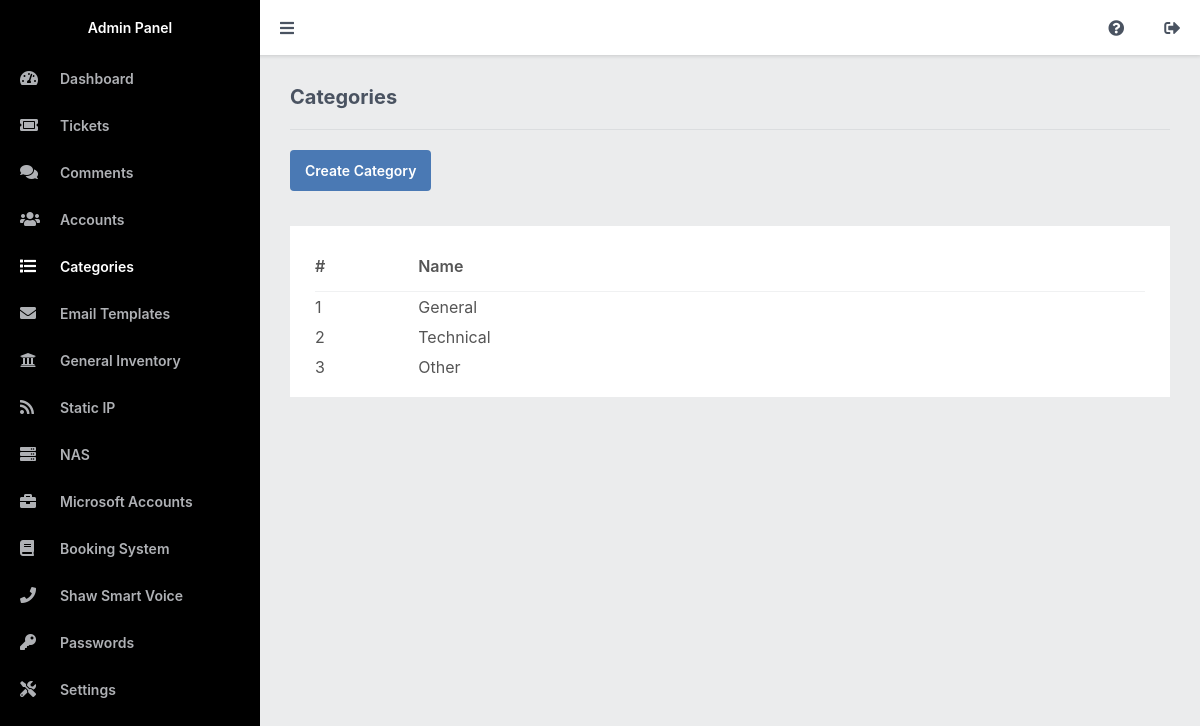
The app's page /admin/categories.php (signed in) with its own data.
### tables this page shows
CREATE TABLE IF NOT EXISTS `categories` (
`id` int(11) NOT NULL,
  `name` varchar(255) NOT NULL
);

### admin/categories.php (the view)
<?php
include 'main.php';
$stmt = $pdo->prepare('SELECT * FROM categories');
$stmt->execute();
$categories = $stmt->fetchAll(PDO::FETCH_ASSOC);
?>
<?=template_admin_header('Categories', 'categories')?>
<h2>Categories</h2>
<div class="links">
    <a href="category.php">Create Category</a>
</div>
<div class="content-block">
    <div class="table">
        <table>
            <thead>
                <tr>
                    <td>#</td>
                    <td>Name</td>
                </tr>
            </thead>
            <tbody>
                <?php if (empty($categories)): ?>
                <tr>
                    <td colspan="8" style="text-align:center;">There are no categories</td>
                </tr>
                <?php else: ?>
                <?php foreach ($categories as $category): ?>
                <tr class="details" onclick="location.href='category.php?id=<?=$category['id']?>'">
                    <td><?=$category['id']?></td>
                    <td><?=$category['name']?></td>
                </tr>
                <?php endforeach; ?>
                <?php endif; ?>
            </tbody>
        </table>
    </div>
</div>
<?=template_admin_footer()?>

### admin/admin.css (style rules this page uses)
* { box-sizing: border-box; font-family: -apple-system, BlinkMacSystemFont, "segoe ui", roboto, oxygen, ubuntu, cantarell, "fira sans", "droid sans", "helvetica neue", Arial, sans-serif; font-size: 16px; -webkit-font-smoothing: antialiased; -moz-osx-font-smoothing: grayscale; }
html { height: 100%; }
body { position: relative; min-height: 100%; color: #555555; background-color: #ebeced; margin: 0; }
h1, h2, h3, h4, h5 { color: #4a5361; margin: 0; padding: 0; }
main h2 { font-size: 20px; padding-bottom: 20px; border-bottom: 1px solid #dbdddf; }
main .content-block { background-color: #fff; margin-top: 25px; padding: 15px; }
main .table { padding: 0 10px; }
main .table table { width: 100%; border-collapse: collapse; }
main .table table thead td { font-weight: 600; padding: 15px 0; }
main .table table thead tr { border-bottom: 1px solid #f0f1f2; }
main .table table tbody td { padding: 5px 0; }
main .table table .details { cursor: pointer; }
main .links { display: flex; flex-flow: wrap; padding-top: 20px; }
main .links a { display: inline-flex; text-decoration: none; background: #4a79b4; color: #FFFFFF; padding: 12px 15px; margin-right: 10px; margin-bottom: 10px; font-size: 14px; font-weight: 600; border-radius: 4px; }

### records on screen
categories: id "1", name "General"
categories: id "2", name "Technical"
categories: id "3", name "Other"
